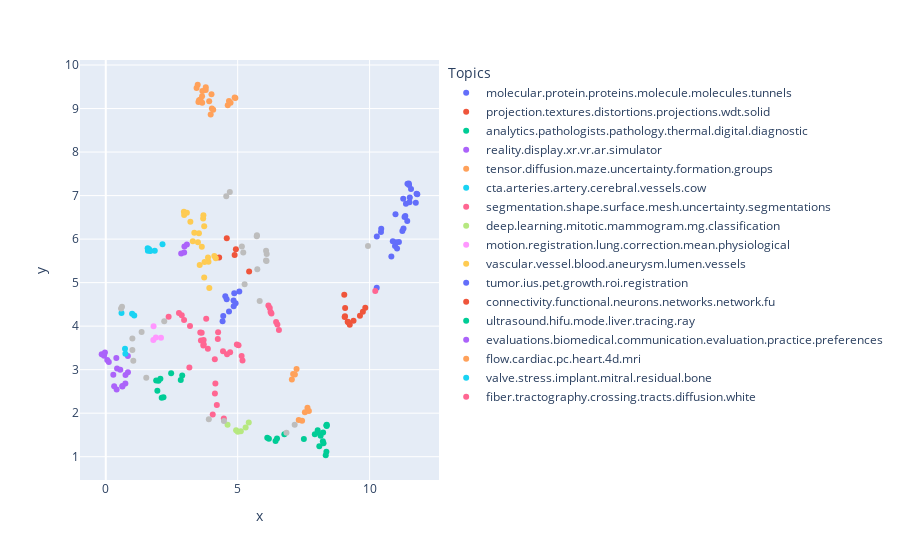

Notebook code cell kept with this figure:
### Code cell
top_n_words = extract_top_n_words_per_topic(tf_idf, count, docs_per_topic, n=6)
print(top_n_words)
from collections import Counter
import plotly.graph_objects as go



# Visualize clusters
fig, ax = plt.subplots(figsize=(20, 10))
outliers = result.loc[result.labels == -1, :]
clustered = result.loc[result.labels != -1, :]

plot_top=Counter() # to get only distinct labels, replace with a set and add a check here [1]
top_terms = top_n_words


top_terms_docs = ['.'.join(str(e) for e in top_terms[item]) for item in clustered.labels]
print(len(top_terms_docs))


# ax.scatter(outliers.x, outliers.y, color='#BDBDBD')
# print("clustered labels", clustered.labels)
# ax.scatter(clustered.x, clustered.y, c=clustered.labels, cmap='hsv_r')
#
#
# for i, lab, prob in zip(range(len(cluster.labels_)),cluster.labels_, cluster.probabilities_): # pointwise iteration
#         print("lab", lab)
#         print("i: ",i)
#         if lab != -1:
#             for el in top_terms[lab][:5]:
#                     print(i)
#                     # x[i], y[i] are the projected points in 2D space
#                     ax.annotate(el, (clustered.x[i],clustered.y[i]))
#                     break


import plotly.express as px
df = px.data.iris()
fig = px.scatter(x=clustered.x, y=clustered.y, color=top_terms_docs, hover_name=clustered.titles,
                 labels={"color" : "Topics"})
fig.add_trace(go.Scatter(x=outliers.x, y=outliers.y, mode='markers', showlegend=False, hovertext=outliers.titles,
                                     name='Selected',
                                     marker=dict(
                                         color='#BDBDBD',
                                     ),
                                     hoverlabel=dict(
                                         bgcolor="#ffffff",
                                         font_size=12,
                                         font_color="#141414",
                                         font_family="Calibri",
                                         bordercolor="#BDBDBD",
                                     ),
                                    hovertemplate='<b>%{hovertext}<br></b><br>0=%{x}<br>1=%{y}'
                                     ))

### Figure 1 — Plotly figure (JSON) as saved in the notebook; plotly's stock layout.template omitted (floating-point values rounded to 4 significant figures)
{"data": [{"hovertemplate": "<b>%{hovertext}</b><br><br>Topics=molecular.protein.proteins.molecule.molecules.tunnels<br>x=%{x}<br>y=%{y}<extra></extra>", "hovertext": ["Interactive Exploded Views for Molecular Structures", "Atomistic Visualization of Mesoscopic Whole-Cell Simulations", "Watergate: Visual Exploration of Water Trajectories in Protein Dynamics", "cellVIEW: a Tool for Illustrative and Multi-Scale Rendering of Large Biomolecular Datasets", "Visual Analysis and Comparison of Multiple Sequence Alignments", "Membrane Mapping: Combining Mesoscopic and Molecular Cell Visualization", "Analyzing Protein Similarity by Clustering Molecular Surface Maps", "A Haptic Rendering Algorithm for Molecular Interaction", "Real-Time Visualization of 3D Amyloid-Beta Fibrils from 2D Cryo-EM Density Maps", "Unfolding and Interactive Exploration of Protein Tunnels and their Dynamics", "DockVis: Visual Analysis of Molecular Docking Data", "Protein Tunnel Reprojection for Physico-Chemical Property Analysis", "Interactive CPU-based Ray Tracing of Solvent Excluded Surfaces", "Visualization and Exploration of 3D Toponome Data", "Computation of More Channels in Protein Molecules", "Visual Analysis of Bipartite Biological Networks", "Illustrative Transitions in Molecular Visualization via Forward and Inverse Abstraction Transform", "Hybrid Visualization of Protein-Lipid and Protein-Protein Interaction", "Molecular Sombreros: Abstract Visualization of Binding Sites within Proteins", "Chameleon - Dynamic Color Mapping for Multi-Scale Structural Biology Models", "Instant Visualization of Secondary Structures of Molecular Models", "Visualizing Movements of Protein Tunnels in Molecular Dynamics Simulations", "FoldSynth: Interactive 2D/3D Visualisation Platform for Molecular Strands", "FluoroSim: A Visual Problem-Solving Environment for Fluorescence Microscopy", "Improving Perception of Molecular Surface Visualizations by Incorporating Translucency Effects", "Real-Time Dense Nucleus Selection from Confocal Data", "Semantic Screen-Space Occlusion for Multiscale Molecular Visualization"], "legendgroup": "molecular.protein.proteins.molecule.molecules.tunnels", "marker": {"color": "#636efa", "symbol": "circle"}, "mode": "markers", "name": "molecular.protein.proteins.molecule.molecules.tunnels", "orientation": "v", "showlegend": true, "x": [11.35, 11.11, 11.51, 11.24, 11.49, 10.96, 11.44, 11.43, 11.04, 11.53, 11.57, 11.78, 11.01, 10.27, 11.81, 11.28, 10.98, 11.38, 11.5, 10.44, 11.29, 11.75, 11.32, 10.82, 10.88, 10.27, 10.43], "xaxis": "x", "y": [6.532, 5.932, 6.845, 6.184, 7.28, 5.841, 7.273, 6.417, 5.787, 6.957, 7.149, 7.043, 5.93, 6.06, 7.033, 6.93, 6.569, 6.811, 7.241, 6.239, 6.245, 6.836, 6.507, 5.598, 5.952, 4.882, 6.164], "yaxis": "y", "type": "scatter"}, {"hovertemplate": "<b>%{hovertext}</b><br><br>Topics=projection.textures.distortions.projections.wdt.solid<br>x=%{x}<br>y=%{y}<extra></extra>", "hovertext": ["Layer-Aware iOCT Volume Rendering for Retinal Surgery", "Anatomical Volume Visualization with Weighted Distance Fields", "VisualFlatter - Visual Analysis of Distortions in the Projection of Biomedical Structures", "Model-based Solid Texture Synthesis for Anatomic Volume Illustration", "Volume Visualization Using Principal Component Analysis"], "legendgroup": "projection.textures.distortions.projections.wdt.solid", "marker": {"color": "#EF553B", "symbol": "circle"}, "mode": "markers", "name": "projection.textures.distortions.projections.wdt.solid", "orientation": "v", "showlegend": true, "x": [4.586, 4.885, 5.433, 4.298, 4.932], "xaxis": "x", "y": [6.02, 5.633, 5.255, 5.578, 5.769], "yaxis": "y", "type": "scatter"}, {"hovertemplate": "<b>%{hovertext}</b><br><br>Topics=analytics.pathologists.pathology.thermal.digital.diagnostic<br>x=%{x}<br>y=%{y}<extra></extra>", "hovertext": ["Introducing CNN-Based Mouse Grim Scale Analysis for Fully Automated Image-Based Assessment of Distress in Laboratory Mice", "PerSleep: A Visual Analytics Approach for Performance Assessment of Sleep Staging Models", "PATHONE: From one Thousand Patients to one Cell", "Visual Analytics in Histopathology Diagnostics: a Protocol-Based Approach", "Discovering Medical Knowledge Using Visual Analytics", "preha: Establishing Precision Rehabilitation with Visual Analytics", "Visual Analytics in Digital Pathology: Challenges and Opportunities", "Visual Analytics of Missing Data in Epidemiological Cohort Studies", "SWiFT Seeing the Wood From the Trees: helping people make sense of their health data", "Visual Analysis of Multivariate Intensive Care Surveillance Data", "Inlier Detection in Thermal Sensitive Images", "GLANCE: Visual Analytics for Monitoring Glaucoma Progression", "A Visual Analytics Approach for Patient Stratification and Biomarker Discovery", "Multiple Scale Visualization of Electronic Health Records to Support Finding Medical Narratives"], "legendgroup": "analytics.pathologists.pathology.thermal.digital.diagnostic", "marker": {"color": "#00cc96", "symbol": "circle"}, "mode": "markers", "name": "analytics.pathologists.pathology.thermal.digital.diagnostic", "orientation": "v", "showlegend": true, "x": [8.095, 8.144, 8.338, 8.363, 8.238, 8.378, 8.254, 8.033, 8.374, 7.924, 7.508, 8.229, 8.038, 8.361], "xaxis": "x", "y": [1.242, 1.483, 1.033, 1.114, 1.558, 1.731, 1.312, 1.608, 1.705, 1.517, 1.405, 1.352, 1.554, 1.723], "yaxis": "y", "type": "scatter"}, {"hovertemplate": "<b>%{hovertext}</b><br><br>Topics=reality.display.xr.vr.ar.simulator<br>x=%{x}<br>y=%{y}<extra></extra>", "hovertext": ["VR Acrophobia Treatment - Development of Customizable Acrophobia Inducing Scenarios", "Student and Teacher Meet in a Shared Virtual Reality: A one-on-one Tutoring System for Anatomy Education", "Real-Time Guidance and Anatomical Information by Image Projection onto Patients", "Exploration of 3D Medical Image Data for Interventional Radiology using Myoelectric Gesture Control", "Visual Navigation Support for Liver Applicator Placement using Interactive Map Displays", "Haptics-based Modelling of Pigmented Skin Lesions", "A Prototype Holographic Augmented Reality Interface for Image-Guided Prostate Cancer Interventions", "An Endoscope Interface for Immersive Virtual Reality", "Simulation-based Ultrasound Training Supported by Annotations, Haptics and Linked Multimodal Views", "A Comparative User Study of a 2D and an Autostereoscopic 3D Display for a Tympanoplastic Surgery", "ICG based Augmented-Reality-System for Sentinel Lymph Node Biopsy", "The Role of Depth Perception in XR from a Neuroscience Perspective: A Primer and Survey", "QuantiScale: A Study in Redesigning Interactions for Multi-Touch", "Learning Hand Anatomy with Sense of Embodiment", "A Haptics-enabled Simulator for Transperineal Ultrasound-Guided Biopsy", "Challenges and Technologies for Low Cost Wheelchair Simulation", "AR-Assisted Craniotomy Planning for Tumour Resection"], "legendgroup": "reality.display.xr.vr.ar.simulator", "marker": {"color": "#ab63fa", "symbol": "circle"}, "mode": "markers", "name": "reality.display.xr.vr.ar.simulator", "orientation": "v", "showlegend": true, "x": [-0.1546, 0.0551, 0.4003, 0.6294, 0.8375, 0.4118, 0.2853, 0.1147, 0.7422, 0.748, 0.4269, 0.8408, 0.6283, -0.03112, 0.3179, -0.06461, 0.5497], "xaxis": "x", "y": [3.354, 3.224, 3.267, 2.612, 3.315, 2.543, 2.88, 3.174, 2.684, 2.875, 3.026, 2.942, 2.626, 3.396, 2.622, 3.322, 3.0], "yaxis": "y", "type": "scatter"}, {"hovertemplate": "<b>%{hovertext}</b><br><br>Topics=tensor.diffusion.maze.uncertainty.formation.groups<br>x=%{x}<br>y=%{y}<extra></extra>", "hovertext": ["Visual Exploratory Analysis for Multiple T-Maze Studies", "Interactive Formation of Statistical Hypotheses in Diffusion Tensor Imaging", "Comparative Visualization for Diffusion Tensor Imaging Group Study at Multiple Levels of Detail", "Interactive Multimodal Imaging Visualization for Multiple Sclerosis Lesion Analysis", "SpectraMosaic: An Exploratory Tool for the Interactive Visual Analysis of Magnetic Resonance Spectroscopy Data", "A Survey on Visualizing Magnetic Resonance Spectroscopy Data", "Deriving and Visualizing Uncertainty in Kinetic PET Modeling", "MedUse: A Visual Analysis Tool for Medication Use Data in the ABCD Study", "A Visual Environment for Hypothesis Formation and Reasoning in Studies with fMRI and Multivariate Clinical Data"], "legendgroup": "tensor.diffusion.maze.uncertainty.formation.groups", "marker": {"color": "#FFA15A", "symbol": "circle"}, "mode": "markers", "name": "tensor.diffusion.maze.uncertainty.formation.groups", "orientation": "v", "showlegend": true, "x": [7.231, 7.168, 7.101, 7.053, 7.547, 7.442, 7.314, 7.7, 7.645], "xaxis": "x", "y": [3.014, 2.89, 2.903, 2.775, 2.023, 1.827, 1.844, 2.05, 2.127], "yaxis": "y", "type": "scatter"}, {"hovertemplate": "<b>%{hovertext}</b><br><br>Topics=cta.arteries.artery.cerebral.vessels.cow<br>x=%{x}<br>y=%{y}<extra></extra>", "hovertext": ["CoWRadar: Visual Quantification of the Circle of Willis in Stroke Patients", "A New Vessel Enhancement Transform on Retinal Blood Vessels Segmentation", "Histology-Based Evaluation of Optical Coherence Tomographic Characteristics of the Cerebral Artery Wall via Virtual Inflating", "VirtualDSA++: Automated Segmentation, Vessel Labeling, Occlusion Detection and Graph Search on CT-Angiography Data", "Automatic Thrombus Detection in Non-enhanced Computed Tomography Images in Patients With Acute Ischemic Stroke", "A Two-Level Cascade Classification Algorithm for Real-Time Bifurcation Detection in CTA Images of Blood Vessels", "Automated Slice-Based Artery Identification in Various Field-of-View CTA Scans"], "legendgroup": "cta.arteries.artery.cerebral.vessels.cow", "marker": {"color": "#19d3f3", "symbol": "circle"}, "mode": "markers", "name": "cta.arteries.artery.cerebral.vessels.cow", "orientation": "v", "showlegend": true, "x": [1.858, 1.588, 2.15, 1.69, 1.596, 1.6, 1.644], "xaxis": "x", "y": [5.732, 5.792, 5.881, 5.728, 5.735, 5.772, 5.764], "yaxis": "y", "type": "scatter"}, {"hovertemplate": "<b>%{hovertext}</b><br><br>Topics=segmentation.shape.surface.mesh.uncertainty.segmentations<br>x=%{x}<br>y=%{y}<extra></extra>", "hovertext": ["Automatic Segmentation of the Pelvic Bones from CT Data Based on a Statistical Shape Model", "Estimation of the Midsagittal Plane for Sideness Determination of Malignant Structures of Head and Neck", "A Multilinear Model for Bidirectional Craniofacial Reconstruction", "Sketch-based Image-independent Editing of 3D Tumor Segmentations using Variational Interpolation", "Uncertainty-aware Brain Lesion Visualization", "Bone Fracture and Lesion Assessment using Shape-Adaptive Unfolding", "Polar Space Based Shape Averaging for Star-shaped Biological Objects", "Visually Guided Mesh Smoothing for Medical Applications", "Robust Classification and Analysis of Anatomical Surfaces Using 3D Skeletons", "Fast and Smooth Interactive Segmentation of Medical Images Using Variational Interpolation", "A Statistical Method for Surface Detection", "A General Approach to Model Biomedical Data from 3D Unorganised Point Clouds with Medial Scaffolds", "Visual Analysis of Medical Image Segmentation Feature Space for Interactive Supervised Classification", "Colonic Content Assessment from MRI Imaging Using a Semi-automatic Approach", "Evaluation of Hippocampal Segmentation Methods for Healthy and Pathological Subjects", "Fully Automatic Skull-Stripping in 3D Time-of-Flight MRA Image Sequences", "Extracting and Visualizing Uncertainties in Segmentations from 3D Medical Data", "Uncertainty-aware Ensemble of Classifiers for Segmenting Brain MRI Data", "Impact of Physical Noise Modeling on Image Segmentation in Echocardiography", "Uncertainty Estimation and Visualization for Multi-modal Image Segmentation", "MRI Hip Joint Segmentation: A Locally Bhattacharyya Weighted Hybrid 3D Level Set Approach", "Global and Local Mesh Morphing for Complex Biological Objects from µCT Data", "Surface Curvature Line Clustering for Polyp Detection in CT Colonography", "Staircase-Aware Smoothing of Medical Surface Meshes", "Visual Analytics for the Exploration and Assessment of Segmentation Errors", "Parametric-based Reconstruction Of 3D Mesh Models; Towards the Generation of a Parametric Human Foot Biomodel", "Uncertainty-Guided Semi-Automated Editing of CNN-based Retinal Layer Segmentations in Optical Coherence Tomography", "UI-Net: Interactive Artificial Neural Networks for Iterative Image Segmentation Based on a User Model", "A Feasibility Study on Automated Protein Aggregate Characterization Utilizing a Hybrid Classification Model", "InShaDe: Invariant Shape Descriptors for Visual Analysis of Histology 2D Cellular and Nuclear Shapes"], "legendgroup": "segmentation.shape.surface.mesh.uncertainty.segmentations", "marker": {"color": "#FF6692", "symbol": "circle"}, "mode": "markers", "name": "segmentation.shape.surface.mesh.uncertainty.segmentations", "orientation": "v", "showlegend": true, "x": [4.137, 4.258, 2.968, 3.607, 4.714, 4.154, 4.133, 3.698, 3.192, 3.709, 3.582, 2.879, 5.032, 4.054, 4.247, 3.807, 3.87, 4.444, 3.168, 4.597, 3.635, 2.774, 4.21, 3.712, 4.97, 2.382, 5.183, 5.149, 10.21, 4.475], "xaxis": "x", "y": [2.45, 3.86, 4.14, 3.67, 3.4, 2.679, 3.241, 3.553, 4.005, 3.68, 3.854, 4.249, 3.563, 1.971, 3.703, 4.169, 3.481, 3.426, 3.052, 3.353, 3.846, 4.303, 2.19, 3.585, 3.576, 4.214, 3.211, 3.316, 4.809, 1.88], "yaxis": "y", "type": "scatter"}, {"hovertemplate": "<b>%{hovertext}</b><br><br>Topics=deep.learning.mitotic.mammogram.mg.classification<br>x=%{x}<br>y=%{y}<extra></extra>", "hovertext": ["Multiparametric Magnetic Resonance Image Synthesis using Generative Adversarial Networks", "Semantic Segmentation of Brain Tumors in MRI Data Without any Labels", "Interactive Classification of Multi-Shell Diffusion MRI With Features From a Dual-Branch CNN Autoencoder", "A Guided Spatial Transformer Network for Histology Cell Differentiation", "Maximizing AUC with Deep Learning for Classification of Imbalanced Mammogram Datasets", "Mammogram Classification and Abnormality Detection from Nonlocal Labels using Deep Multiple Instance Neural Network"], "legendgroup": "deep.learning.mitotic.mammogram.mg.classification", "marker": {"color": "#B6E880", "symbol": "circle"}, "mode": "markers", "name": "deep.learning.mitotic.mammogram.mg.classification", "orientation": "v", "showlegend": true, "x": [5.301, 5.119, 5.42, 4.616, 5.006, 4.94], "xaxis": "x", "y": [1.671, 1.584, 1.786, 1.734, 1.572, 1.606], "yaxis": "y", "type": "scatter"}, {"hovertemplate": "<b>%{hovertext}</b><br><br>Topics=motion.registration.lung.correction.mean.physiological<br>x=%{x}<br>y=%{y}<extra></extra>", "hovertext": ["Misalignment Correction in Open Cone-Beam CT", "Generation of a Mean Motion Model of the Lung Using 4D-CT Image Data", "Image Registration Methods for Patient-Specific Virtual Physiological Human Models", "Simulated Motion Artefact in Computed Tomography"], "legendgroup": "motion.registration.lung.correction.mean.physiological", "marker": {"color": "#FF97FF", "symbol": "circle"}, "mode": "markers", "name": "motion.registration.lung.correction.mean.physiological", "orientation": "v", "showlegend": true, "x": [2.093, 1.802, 1.811, 1.899], "xaxis": "x", "y": [3.735, 3.681, 3.999, 3.741], "yaxis": "y", "type": "scatter"}, {"hovertemplate": "<b>%{hovertext}</b><br><br>Topics=vascular.vessel.blood.aneurysm.lumen.vessels<br>x=%{x}<br>y=%{y}<extra></extra>", "hovertext": ["Distance Field Visualization and 2D Abstraction of Vessel Tree Structures with on-the-fly Parameterization", "Reconstruction of Blood Vessels from Neck CT Datasets using Stable 3D Mass-Spring Models", "Automatic Animations to Analyze Blood Flow Data", "Visual Assessment of Vascular Torsion using Ellipse Fitting", "Combining Pseudo Chroma Depth Enhancement and Parameter Mapping for Vascular Surface Models", "Adapted Surface Visualization of Cerebral Aneurysms with Embedded Blood Flow Information", "Aneulysis - A System for Aneurysm Data Analysis", "Aortic Dissection Maps: Comprehensive Visualization of Aortic Dissections for Risk Assessment", "Semi-Immersive 3D Sketching of Vascular Structures for Medical Education", "Automatic Cutting and Flattening of Carotid Artery Geometries", "From Imprecise User Input to Precise Vessel Segmentations", "Robustness Evaluation of CFD Simulations to Mesh Deformation", "Shading Style Assessment for Vessel Wall and Lumen Visualization", "Efficient Globally Optimal Matching of Anatomical Trees of the Liver", "Parameterization and Feature Extraction for the Visualization of Tree-like Structures", "Concentric Circle Glyphs for Enhanced Depth-Judgment in Vascular Models", "Imaging the Vascular Network of the Human Spleen from Immunostained Serial Sections", "The Virtual Reality Flow Lens for Blood Flow Exploration", "Evolutionary Pathlines for Blood Flow Exploration in Cerebral Aneurysms", "Evaluation of Transfer Function Methods in Direct Volume Rendering of the Blood Vessel Lumen"], "legendgroup": "vascular.vessel.blood.aneurysm.lumen.vessels", "marker": {"color": "#FECB52", "symbol": "circle"}, "mode": "markers", "name": "vascular.vessel.blood.aneurysm.lumen.vessels", "orientation": "v", "showlegend": true, "x": [4.115, 3.56, 3.207, 3.893, 3.731, 3.356, 2.961, 3.701, 3.64, 3.874, 3.745, 2.971, 3.691, 3.925, 4.171, 3.494, 3.731, 3.532, 3.074, 3.299], "xaxis": "x", "y": [5.614, 5.404, 6.399, 5.48, 6.294, 6.147, 6.63, 6.547, 5.827, 5.579, 5.473, 6.556, 6.472, 4.876, 5.559, 5.927, 5.116, 6.136, 6.608, 5.948], "yaxis": "y", "type": "scatter"}, {"hovertemplate": "<b>%{hovertext}</b><br><br>Topics=tumor.ius.pet.growth.roi.registration<br>x=%{x}<br>y=%{y}<extra></extra>", "hovertext": ["Application of Image Processing Functions for Brain Tumor Enhancement in Intraoperative Ultrasound Image Data", "Illustrative Multi-volume Rendering for PET/CT Scans", "On the Value of Multi-Volume Visualization for Preoperative Planning of Cerebral AVM Surgery", "Visualisation of PET data in the Fly Algorithm", "RegistrationShop: An Interactive 3D Medical Volume Registration System", "Towards Clinical Deployment of Automated Anatomical Regions-Of-Interest", "GPU Accelerated Normalized Mutual Information and B-Spline Transformation", "Visual Assessment of Growth Prediction in Brain Structures after Pediatric Radiotherapy", "High-Quality Multimodal Volume Visualization of Intracerebral Pathological Tissue", "Dynamic Visualisation of Orbital Fat Deformation using Anatomy-Guided Interaction"], "legendgroup": "tumor.ius.pet.growth.roi.registration", "marker": {"color": "#636efa", "symbol": "circle"}, "mode": "markers", "name": "tumor.ius.pet.growth.roi.registration", "orientation": "v", "showlegend": true, "x": [4.452, 5.061, 4.583, 4.87, 4.843, 4.531, 4.671, 4.427, 4.849, 4.922], "xaxis": "x", "y": [4.235, 4.795, 4.618, 4.755, 4.589, 4.688, 4.339, 4.111, 4.459, 4.525], "yaxis": "y", "type": "scatter"}, {"hovertemplate": "<b>%{hovertext}</b><br><br>Topics=connectivity.functional.neurons.networks.network.fu<br>x=%{x}<br>y=%{y}<extra></extra>", "hovertext": ["Synaptic Connectivity in Anatomically Realistic Neural Networks: Modeling and Visual Analysis", "Ontology-Based Visualization of Hierarchical Neuroanatomical Structures", "Visualizing and Exploring Dynamic Multichannel EEG Coherence Networks", "Graph Averaging as a Means to Compare Multichannel EEG Coherence Networks", "BrainCove: A Tool for Voxel-wise fMRI Brain Connectivity Visualization", "Iterative Exploration of Big Brain Network Data", "Visual Analysis of Evolution of EEG Coherence Networks employing Temporal Multidimensional Scaling", "Visual and Quantitative Analysis of Higher Order Arborization Overlaps for Neural Circuit Research", "Annotated Dendrograms for Neurons From the Larval Fruit Fly Brain", "Schematic Electrode Map for Navigation in Neuro Data Sets", "Visual Analysis of Integrated Resting State Functional Brain Connectivity and Anatomy"], "legendgroup": "connectivity.functional.neurons.networks.network.fu", "marker": {"color": "#EF553B", "symbol": "circle"}, "mode": "markers", "name": "connectivity.functional.neurons.networks.network.fu", "orientation": "v", "showlegend": true, "x": [9.635, 9.04, 9.068, 9.056, 9.248, 9.391, 9.169, 9.746, 9.838, 9.073, 9.191], "xaxis": "x", "y": [4.237, 4.721, 4.225, 4.211, 4.035, 4.123, 4.101, 4.332, 4.421, 4.417, 4.087], "yaxis": "y", "type": "scatter"}, {"hovertemplate": "<b>%{hovertext}</b><br><br>Topics=ultrasound.hifu.mode.liver.tracing.ray<br>x=%{x}<br>y=%{y}<extra></extra>", "hovertext": ["Geometrical-Acoustics-based Ultrasound Image Simulation", "Deriving Anatomical Context from 4D Ultrasound", "HIFUpm: a Visual Environment to Plan and Monitor High Intensity Focused Ultrasound Treatments", "Monte-Carlo Ray-Tracing for Realistic Interactive Ultrasound Simulation", "Visibility-Driven Processing of Streaming Volume Data", "HIFUtk: Visual Analytics for High Intensity Focused Ultrasound Simulation", "Guided Visualization of Ultrasound Image Sequences", "Automatic Real-time Annotation of Important Landmarks in Ultrasound-Guided Femoral Nerve Blocks", "Combining B-Mode and Color Flow Vessel Segmentation for Registration of Hepatic CT and Ultrasound Volumes", "The Vitruvian Baby: Interactive Reformation of Fetal Ultrasound Data to a T-Position", "Lowest-Variance Streamlines for Filtering of 3D Ultrasound", "Visualization-Guided Evaluation of Simulated Minimally Invasive Cancer Treatment", "Ultrasound Decompression for Large Field-of-View Reconstructions", "Illustrated Ultrasound for Multimodal Data Interpretation of Liver Examinations"], "legendgroup": "ultrasound.hifu.mode.liver.tracing.ray", "marker": {"color": "#00cc96", "symbol": "circle"}, "mode": "markers", "name": "ultrasound.hifu.mode.liver.tracing.ray", "orientation": "v", "showlegend": true, "x": [6.122, 2.07, 6.435, 6.183, 2.843, 6.491, 2.187, 1.998, 1.91, 2.12, 2.897, 6.769, 2.478, 1.956], "xaxis": "x", "y": [1.437, 2.789, 1.359, 1.411, 2.764, 1.416, 2.367, 2.745, 2.749, 2.354, 2.865, 1.515, 2.917, 2.514], "yaxis": "y", "type": "scatter"}, {"hovertemplate": "<b>%{hovertext}</b><br><br>Topics=evaluations.biomedical.communication.evaluation.practice.preferences<br>x=%{x}<br>y=%{y}<extra></extra>", "hovertext": ["A Critical Analysis of the Evaluation Practice in Medical Visualization", "An Exploration of Practice and Preferences for the Visual Communication of Biomedical Processes", "Automatic Generation of Web-Based User Studies to Evaluate Depth Perception in Vascular Surface Visualizations", "How to Evaluate Medical Visualizations on the Example of 3D Aneurysm Surfaces"], "legendgroup": "evaluations.biomedical.communication.evaluation.practice.preferences", "marker": {"color": "#ab63fa", "symbol": "circle"}, "mode": "markers", "name": "evaluations.biomedical.communication.evaluation.practice.preferences", "orientation": "v", "showlegend": true, "x": [2.859, 2.972, 2.981, 3.075], "xaxis": "x", "y": [5.666, 5.692, 5.828, 5.877], "yaxis": "y", "type": "scatter"}, {"hovertemplate": "<b>%{hovertext}</b><br><br>Topics=flow.cardiac.pc.heart.4d.mri<br>x=%{x}<br>y=%{y}<extra></extra>", "hovertext": ["Visual Analysis of Regional Anomalies in Myocardial Motion", "2.5D Geometric Mapping of Aortic Blood Flow Data for Cohort Visualization", "Strategies for Generating Multi-Time Frame Localization of Cardiac MRI", "A Framework for Visual Comparison of 4D PC-MRI Aortic Blood Flow Data", "A Web-Based Tool for Cardiac Dyssynchrony Assessment on Ultrasound Data", "Interactive Visual Similarity Analysis of Measured and Simulated Multi-field Tubular Flow Ensembles", "A Survey of Cardiac 4D PC-MRI Data Processing", "Recent Advances in MRI and Ultrasound Perfusion Imaging", "Motion-moderated Transfer Function for Volume Rendering 4D CMR Data", "InkVis: A High-Particle-Count Approach for Visualization of Phase-Contrast Magnetic Resonance Imaging Data", "Spatio-temporal Visualization of Regional Myocardial Velocities", "A Framework for Fast Initial Exploration of PC-MRI Cardiac Flow", "Semi-Automatic Vessel Boundary Detection in Cardiac 4D PC-MRI Data Using FTLE fields", "Temporal Interpolation of 4D PC-MRI Blood-flow Measurements Using Bidirectional Physics-based Fluid Simulation", "Glyph-Based Visualization of Myocardial Perfusion Data and Enhancement with Contractility and Viability Information", "Computation and Visualization of Asynchronous Behavior of the Heart", "Robust Cardiac Function Assessment in 4D PC-MRI Data", "CT Late Enhancement Segmentation for the Combined Analysis of Coronary Arteries and Myocardial Viability", "Exploration of Interventricular Septum Motion in Multi-Cycle Cardiac MRI", "Coherence Maps for Blood Flow Exploration"], "legendgroup": "flow.cardiac.pc.heart.4d.mri", "marker": {"color": "#FFA15A", "symbol": "circle"}, "mode": "markers", "name": "flow.cardiac.pc.heart.4d.mri", "orientation": "v", "showlegend": true, "x": [4.67, 3.59, 3.512, 3.789, 4.913, 3.79, 3.536, 4.022, 3.65, 4.007, 4.624, 3.92, 3.442, 3.662, 4.072, 4.886, 3.654, 3.976, 4.73, 3.485], "xaxis": "x", "y": [9.174, 9.211, 9.15, 9.428, 9.243, 9.488, 9.19, 9.003, 9.282, 9.328, 9.078, 9.166, 9.472, 9.401, 8.972, 9.253, 9.132, 8.866, 9.135, 9.547], "yaxis": "y", "type": "scatter"}, {"hovertemplate": "<b>%{hovertext}</b><br><br>Topics=valve.stress.implant.mitral.residual.bone<br>x=%{x}<br>y=%{y}<extra></extra>", "hovertext": ["Using Position-Based Dynamics for Simulating the Mitral Valve in a Decision Support System", "Projection Mapping for In-Situ Surgery Planning by the Example of DIEP Flap Breast Reconstruction", "Interactive Residual Stress Modeling for Soft Tissue Simulation", "VRIDAA: Virtual Reality Platform for Training and Planning Implantations of Occluder Devices in Left Atrial Appendages", "Computational Steering for Patient-Specific Implant Planning in Orthopedics"], "legendgroup": "valve.stress.implant.mitral.residual.bone", "marker": {"color": "#19d3f3", "symbol": "circle"}, "mode": "markers", "name": "valve.stress.implant.mitral.residual.bone", "orientation": "v", "showlegend": true, "x": [0.5959, 0.7432, 0.9979, 0.7286, 1.079], "xaxis": "x", "y": [4.303, 3.368, 4.286, 3.48, 4.245], "yaxis": "y", "type": "scatter"}, {"hovertemplate": "<b>%{hovertext}</b><br><br>Topics=fiber.tractography.crossing.tracts.diffusion.white<br>x=%{x}<br>y=%{y}<extra></extra>", "hovertext": ["The BundleExplorer: A Focus and Context Rendering Framework for Complex Fiber Distributions", "Progressive and Efficient Multi-Resolution Representations for Brain Tractograms", "Multi-fiber Estimation and Tractography for Diffusion MRI using mixture of Non-central Wishart Distributions", "Reducing Model Uncertainty in Crossing Fiber Tractography", "Visualizing White Matter Fiber Tracts with Optimally Fitted Curved Dissection Surfaces", "Fiber Stipples for Crossing Tracts in Probabilistic Tractography", "Accelerated Diffusion Operators for Enhancing DW-MRI"], "legendgroup": "fiber.tractography.crossing.tracts.diffusion.white", "marker": {"color": "#FF6692", "symbol": "circle"}, "mode": "markers", "name": "fiber.tractography.crossing.tracts.diffusion.white", "orientation": "v", "showlegend": true, "x": [6.164, 6.217, 6.504, 6.456, 6.247, 6.28, 6.564], "xaxis": "x", "y": [4.477, 4.414, 4.036, 4.095, 4.326, 4.289, 3.914], "yaxis": "y", "type": "scatter"}, {"hoverlabel": {"bgcolor": "#ffffff", "bordercolor": "#BDBDBD", "font": {"color": "#141414", "family": "Calibri", "size": 12}}, "hovertemplate": "<b>%{hovertext}<br></b><br>0=%{x}<br>1=%{y}", "hovertext": ["Pelvis Runner: Visualizing Pelvic Organ Variability in a Cohort of Radiotherapy Patients", "Information-based Transfer Functions for Multimodal Visualization", "Feasibility Study For Automatic Bird Tracking and Visualization from Time-Dependent Marine Radar Imagery", "CT-Based Navigation Guidance for Liver Tumor Ablation", "Design Considerations for Immersive Analytics of Bird Movements Obtained by Miniaturised GPS Sensors", "Sline: Seamless Line Illustration for Interactive Biomedical Visualization", "Estimation of Muscle Activity in One-Leg Stance from 3D Surface Deformation", "An Integrated Platform for Dynamic Cardiac Simulation and Image Processing: Application to Personalised Tetralogy of Fallot Simulation", "Medical Animations: A Survey and a Research Agenda", "Automatic Hepatocyte Quantification from Histological Images: Comparing Pre-smoothing filters", "Constrained Labeling of 2D Slice Data for Reading Images in Radiology", "Survey of Labeling Techniques in Medical Visualizations", "Tractography in Context: Multimodal Visualization of Probabilistic Tractograms in Anatomical Context", "A Web-based Application for the Visual Exploration of Colon Morphology Data", "Vologram: An Educational Holographic Sculpture for Volumetric Medical Data Physicalization", "The iCoCooN: Integration of Cobweb Charts with Parallel Coordinates for Visual Analysis of DCE-MRI Modeling Variations", "Personalized X-ray Reconstruction of the Proximal Femur via a New Control Point-based 2D-3D Registration and Residual Complexity Minimization", "Graxels: Information Rich Primitives for the Visualization of Time-Dependent Spatial Data", "Focus + Context Rendering of Structured Biomedical Data", "Interactive Real Time Simulation of Cardiac Radio-Frequency Ablation", "Illustrative PET/CT Visualisation of SIRT-Treated Lung Metastases", "Interactive Visualization of Muscle Activity During Limb Movements: Towards Enhanced Anatomy Learning", "Feature Exploration using Local Frequency Distributions in Computed Tomography Data", "Importance-Driven Structure Categorization for 3D Surgery Planning", "Interactive Position-dependent Customization of Transfer Function Classification Parameters in Volume Rendering", "Interactive Labeling of Toponome Data"], "marker": {"color": "#BDBDBD"}, "mode": "markers", "name": "Selected", "showlegend": false, "x": [6.849, 5.212, 4.702, 1.535, 4.567, 5.745, 1.358, 0.6152, 1.008, 4.479, 6.093, 6.075, 5.834, 3.906, 1.043, 7.16, 2.216, 5.724, 6.077, 0.5794, 5.262, 1.008, 5.73, 6.1, 5.16, 9.939], "y": [1.551, 5.695, 7.084, 2.813, 6.986, 5.305, 3.866, 4.448, 3.453, 1.819, 5.498, 5.506, 4.581, 1.858, 3.206, 1.737, 4.111, 6.064, 5.731, 4.408, 4.963, 3.715, 6.089, 5.659, 5.833, 5.842], "type": "scatter"}], "layout": {"xaxis": {"anchor": "y", "domain": [0.0, 1.0], "title": {"text": "x"}}, "yaxis": {"anchor": "x", "domain": [0.0, 1.0], "title": {"text": "y"}}, "legend": {"title": {"text": "Topics"}, "tracegroupgap": 0}, "margin": {"t": 60}}}
